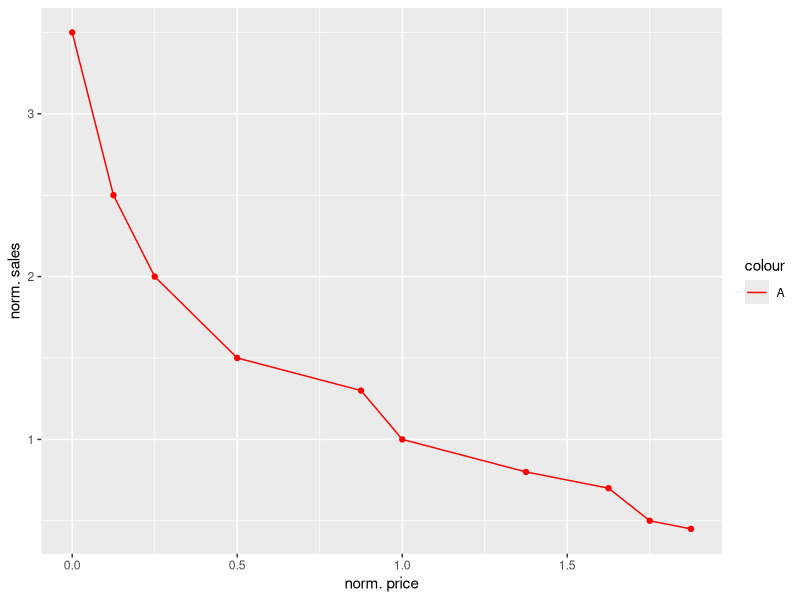

Reproduce this figure in R. (Note: this script raises an error after producing the figure.)
library(ggplot2)

NTE <- read.csv(file = "NTE_sales.csv")

#sales <- c(NTE, NTE, KL, HKI)

NTE

norm_price = 10
norm_sales = 8


NTE$nprice<-NTE$price/norm_price
NTE$nsales<-NTE$sales/norm_sales

NTE


ggplot(data=NTE)+
  geom_line(mapping=aes(x=nsales,y=nprice,color="A"))+
  geom_point(mapping=aes(x=nsales,y=nprice),color="red")+
  labs(x="norm. price",y="norm. sales") +
  scale_color_manual(labels = c("A", "B"), values = c("red", "blue"))


#Constant elasticity price model
fit_nte <- nls(f=nsales~a * nprice^b,data=NTE, start = list(a = 1, b = -0.308))
summary(fit_nte)
r2<-1-sum(residuals(fit_nte)^2)/sum((fit_nte$m$lhs()-mean(fit_nte$m$lhs()))^2)
r2

ggplot(data=NTE)+
  geom_line(mapping=aes(x=nprice,y=predict(fit_NTE),color="A"))+
  geom_point(mapping=aes(x=nprice,y=nsales),color="red")

#Logistic model
a<-NTE$nsales[1] - NTE$nsales[10]
d<-NTE$nsales[10]
slope<-(NTE$nsales[4] - NTE$nsales[6])/(NTE$nprice[4] - NTE$nprice[6])
c<-4*slope/a
b<--c
fit2_nte <- nls(nsales~a/(1+exp(-b-c*nprice))+d,data=NTE,start=list(a=a,b=b,c=c,d=d))
summary(fit2_nte)
fit2_r2<-1-sum(residuals(fit2_nte)^2)/sum((fit2_nte$m$lhs()-mean(fit2_nte$m$lhs()))^2)
fit2_r2

ggplot(data=NTE)+
  geom_line(mapping=aes(x=nprice,y=predict(fit2_nte),color="A"))+
  geom_point(mapping=aes(x=nprice,y=nsales),color="red")


net<-function(x) {
  nd<-data.frame(nprice=x)
  nsales<-predict(fit_nte,nd)
  # de-norm
  margin<- x * norm_price - 15.33 * nsales * norm_sales
  # de-norm
  sales <-nsales* norm_sales
  # de-norm
  price <- x * norm_price
  cost <- 15.33 * sales
  gross<-margin*sales
  net<-gross-cost
  print(cbind(x, nsales, margin, sales, price, cost, gross, net))
  
  
  
  #print(cbind(nsalesa,salesa,nsalesb,salesb,sfa,sfb,grossa,grossb,neta,netb,net))
  return(net)
}

net2<-function(x) {
  nd<-data.frame(nprice=x)
  nsales<-predict(fit2_nte,nd)
  # de-norm
  # revenue<- x * norm_price
  # de-norm
  sales <-nsales* norm_sales * 1000
  # de-norm
  price <- x * norm_price
  number<-ceiling(sales/60)
  cost <- 950*number
  revenue<-price*sales
  net<-revenue-cost
  print(cbind(x, nsales, sales, number, price, cost, revenue, net))
  
  #print(cbind(nsalesa,salesa,nsalesb,salesb,sfa,sfb,grossa,grossb,neta,netb,net))
  return(net)
}


net2(2.5)
op<-optimize(f=net2,interval=c(0,20), maximum= TRUE)

op
